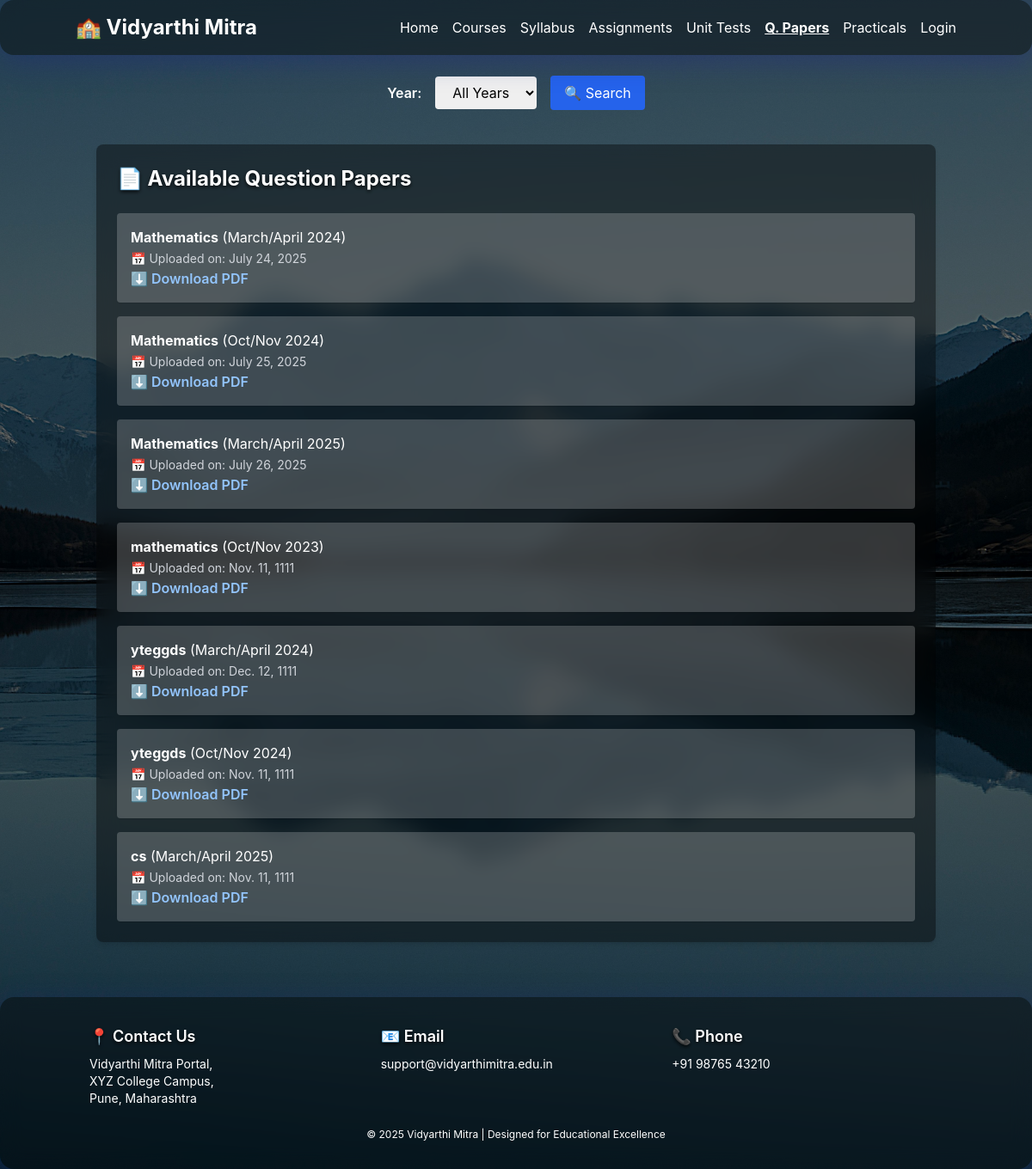
The app's page /question_papers/ with its own data.
### vp/models.py (models this page shows, shortened)
class QuestionPaper(models.Model):
    CLASS_CHOICES = [
        ('fy', 'First Year'),
        ('sy', 'Second Year'),
        ('ty', 'Third Year'),
    ]
    EXAM_CHOICES = [
        ('Oct/Nov 2023', 'Oct/Nov 2023'),
        ('March/April 2024', 'March/April 2024'),
        ('Oct/Nov 2024', 'Oct/Nov 2024'),
        ('March/April 2025', 'March/April 2025'),
    ]
    class_name = models.CharField(max_length=2, choices=CLASS_CHOICES)
    exam = models.CharField(max_length=100, default='Midterm')
    subject = models.CharField(max_length=100)
    upload_date = models.DateField()
    pdf_file = models.FileField(upload_to='question_papers/')
    uploaded_at = models.DateTimeField(default=timezone.now)

### vp/views.py (the view)
# urls.py: path('question_papers/', views.question_papers, name='question_papers'),
def question_papers(request):
    class_filter = request.GET.get('class')
    exam_filter = request.GET.get('exam')
    year_filter = request.GET.get('year')
    papers = QuestionPaper.objects.all()
    import re
    years = set()
    for paper in papers:
        match = re.search(r'(20\d{2})', paper.exam)
        if match:
            years.add(match.group(1))
    years = sorted(years, reverse=True)
    if class_filter:
        papers = papers.filter(class_name=class_filter)
    if exam_filter:
        papers = papers.filter(exam=exam_filter)
    if year_filter:
        papers = papers.filter(exam__icontains=year_filter)
    context = {
        'papers': papers,
        'years': years,
        'selected_year': year_filter,
    }
    return render(request, 'templates/question_papers.html', context)  # Removed 'templates/' prefix here

### frontend/templates/question_papers.html (shortened to what this page needs)
{% load static %}
<!DOCTYPE html>
<html lang="en">
<head>
  <script src="https://cdn.tailwindcss.com"></script>
</head>
<body class="text-white min-h-screen flex flex-col">
  <header class="bg-glass text-white p-4 sticky top-0 z-50">
    <div class="container mx-auto flex justify-between items-center">
      <a href="{% url 'index' %}" class="text-2xl font-bold">🏫 Vidyarthi Mitra</a>
      <nav class="hidden md:block">
        <ul class="flex flex-wrap gap-4">
          <li><a href="{% url 'index' %}" class="hover:underline">Home</a></li>
          <li><a href="{% url 'course' %}" class="hover:underline">Courses</a></li>
          <li><a href="{% url 'syllabus' %}" class="hover:underline">Syllabus</a></li>
          <li><a href="{% url 'home_assignments' %}" class="hover:underline">Assignments</a></li>
          <li><a href="{% url 'unit_tests' %}" class="hover:underline">Unit Tests</a></li>
          <li><a href="{% url 'question_papers' %}" class="underline font-bold">Q. Papers</a></li>
          <li><a href="{% url 'practicals' %}" class="hover:underline">Practicals</a></li>
          <li><a href="{% url 'login' %}" class="hover:underline">Login</a></li>
        </ul>
      </nav>
    </div>
  </header>
  <main class="container mx-auto p-6 flex-1">
    <form method="get" class="mb-6 flex flex-wrap gap-4 items-center justify-center">
      <label for="year" class="text-white font-semibold">Year:</label>
      <select name="year" id="year" class="px-4 py-2 rounded text-black">
        <option value="">All Years</option>
      </select>
      <button type="submit" class="bg-blue-600 text-white px-4 py-2 rounded">🔍 Search</button>
    </form>
    <section class="bg-glass p-6 rounded-lg shadow-md mt-10">
      <h2 class="text-2xl font-bold mb-6">📄 Available Question Papers</h2>
      {% if papers %}
        <ul class="space-y-4">
          {% for paper in papers %}
            <li class="bg-white bg-opacity-20 p-4 rounded shadow text-white">
              <strong>{{ paper.subject }}</strong> ({{ paper.exam }})<br/>
              <span class="text-sm text-gray-300">📅 Uploaded on: {{ paper.upload_date }}</span><br/>
              <a href="{{ paper.pdf_file.url }}" class="text-blue-300 hover:underline font-semibold" download>⬇️ Download PDF</a>
            </li>
          {% endfor %}
        </ul>
      {% else %}
        <p class="text-gray-300">No papers found for selected class/exam.</p>
      {% endif %}
    </section>
  </main>
  <footer class="bg-glass text-white py-8 mt-10">
    <div class="container mx-auto px-4">
      <div class="grid md:grid-cols-3 gap-6 text-sm">
        <div>
          <h4 class="font-semibold text-lg mb-2">📍 Contact Us</h4>
          <p>Vidyarthi Mitra Portal,<br>XYZ College Campus,<br>Pune, Maharashtra</p>
        </div>
        <div>
          <h4 class="font-semibold text-lg mb-2">📧 Email</h4>
          <p>support@vidyarthimitra.edu.in</p>
        </div>
        <div>
          <h4 class="font-semibold text-lg mb-2">📞 Phone</h4>
          <p>+91 98765 43210</p>
        </div>
      </div>
      <div class="text-center text-white mt-6 text-xs">
        © 2025 Vidyarthi Mitra | Designed for Educational Excellence
      </div>
    </div>
  </footer>
</body>
</html>

### records on screen
QuestionPaper: subject "Mathematics", exam "March/April 2024", upload_date "July 24, 2025"
QuestionPaper: subject "Mathematics", exam "Oct/Nov 2024", upload_date "July 25, 2025"
QuestionPaper: subject "Mathematics", exam "March/April 2025", upload_date "July 26, 2025"
QuestionPaper: subject "mathematics", exam "Oct/Nov 2023", upload_date "Nov. 11, 1111"
QuestionPaper: subject "yteggds", exam "March/April 2024", upload_date "Dec. 12, 1111"
QuestionPaper: subject "yteggds", exam "Oct/Nov 2024", upload_date "Nov. 11, 1111"
QuestionPaper: subject "cs", exam "March/April 2025", upload_date "Nov. 11, 1111"
